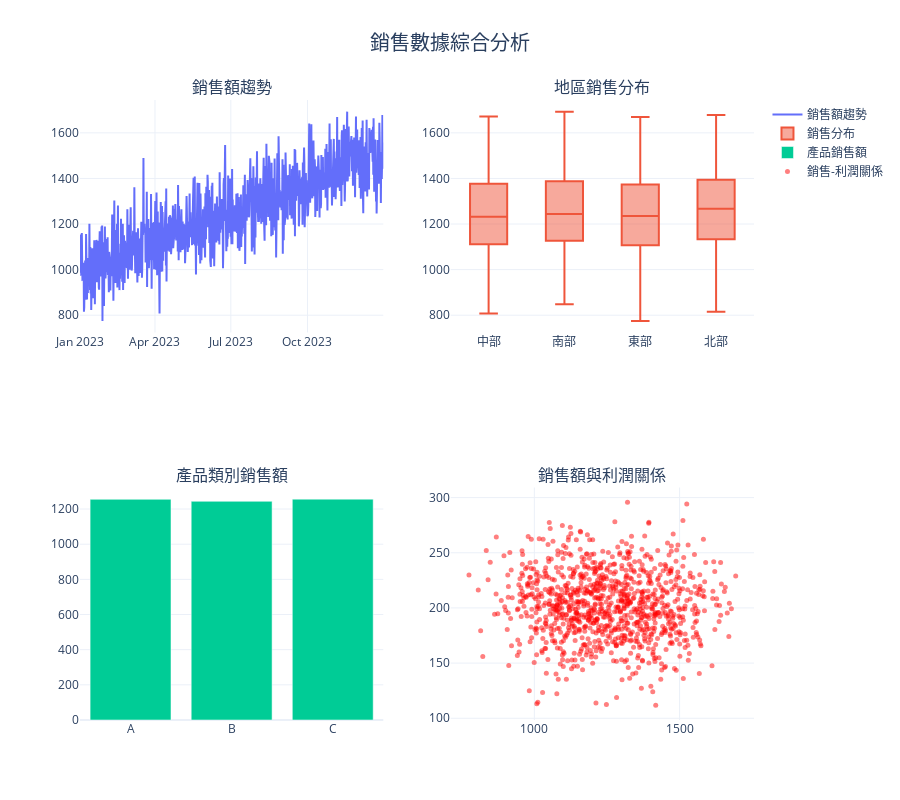

Notebook code for this chart:
### Markdown cell above
## 3. 組合圖表

### Code cell
def combined_charts():
    """創建組合圖表"""
    # 創建子圖
    fig = make_subplots(
        rows=2, cols=2,
        subplot_titles=('銷售額趨勢', '地區銷售分布',
                       '產品類別銷售額', '銷售額與利潤關係'),
        specs=[[{"type": "scatter"}, {"type": "box"}],
               [{"type": "bar"}, {"type": "scatter"}]]
    )
    
    # 1. 銷售額趨勢
    daily_sales = df.groupby('日期')['銷售額'].mean()
    fig.add_trace(
        go.Scatter(x=daily_sales.index, y=daily_sales.values,
                  mode='lines', name='銷售額趨勢'),
        row=1, col=1
    )
    
    # 2. 地區銷售分布
    fig.add_trace(
        go.Box(x=df['地區'], y=df['銷售額'], name='銷售分布'),
        row=1, col=2
    )
    
    # 3. 產品類別銷售額
    product_sales = df.groupby('產品類別')['銷售額'].mean()
    fig.add_trace(
        go.Bar(x=product_sales.index, y=product_sales.values,
               name='產品銷售額'),
        row=2, col=1
    )
    
    # 4. 銷售額與利潤關係
    fig.add_trace(
        go.Scatter(x=df['銷售額'], y=df['利潤'], mode='markers',
                  marker=dict(size=5, color='red', opacity=0.5),
                  name='銷售-利潤關係'),
        row=2, col=2
    )
    
    # 更新布局
    fig.update_layout(
        height=800,
        title_text='銷售數據綜合分析',
        title_x=0.5,
        title_font_size=20,
        showlegend=True,
        template='plotly_white'
    )
    
    fig.show()

combined_charts()

### Figure 1 — Plotly figure (JSON) as saved in the notebook; plotly's stock layout.template omitted (floating-point values rounded to 4 significant figures; data arrays with more than 128 entries replaced by an {"elided": "..."} marker saying what was removed)
{"data": [{"mode": "lines", "name": "銷售額趨勢", "type": "scatter", "x": {"elided": "1000 str values"}, "xaxis": "x", "y": {"elided": "1000 float values"}, "yaxis": "y"}, {"name": "銷售分布", "type": "box", "x": {"elided": "1000 str values"}, "xaxis": "x2", "y": {"elided": "1000 float values"}, "yaxis": "y2"}, {"name": "產品銷售額", "type": "bar", "x": ["A", "B", "C"], "xaxis": "x3", "y": [1255.0, 1244.0, 1256.0], "yaxis": "y3"}, {"marker": {"color": "red", "opacity": 0.5, "size": 5}, "mode": "markers", "name": "銷售-利潤關係", "type": "scatter", "x": {"elided": "1000 float values"}, "xaxis": "x4", "y": {"elided": "1000 float values"}, "yaxis": "y4"}], "layout": {"annotations": [{"font": {"size": 16}, "showarrow": false, "text": "銷售額趨勢", "x": 0.225, "xanchor": "center", "xref": "paper", "y": 1, "yanchor": "bottom", "yref": "paper"}, {"font": {"size": 16}, "showarrow": false, "text": "地區銷售分布", "x": 0.775, "xanchor": "center", "xref": "paper", "y": 1, "yanchor": "bottom", "yref": "paper"}, {"font": {"size": 16}, "showarrow": false, "text": "產品類別銷售額", "x": 0.225, "xanchor": "center", "xref": "paper", "y": 0.375, "yanchor": "bottom", "yref": "paper"}, {"font": {"size": 16}, "showarrow": false, "text": "銷售額與利潤關係", "x": 0.775, "xanchor": "center", "xref": "paper", "y": 0.375, "yanchor": "bottom", "yref": "paper"}], "height": 800, "showlegend": true, "title": {"font": {"size": 20}, "text": "銷售數據綜合分析", "x": 0.5}, "xaxis": {"anchor": "y", "domain": [0, 0.45]}, "xaxis2": {"anchor": "y2", "domain": [0.55, 1]}, "xaxis3": {"anchor": "y3", "domain": [0, 0.45]}, "xaxis4": {"anchor": "y4", "domain": [0.55, 1]}, "yaxis": {"anchor": "x", "domain": [0.625, 1]}, "yaxis2": {"anchor": "x2", "domain": [0.625, 1]}, "yaxis3": {"anchor": "x3", "domain": [0, 0.375]}, "yaxis4": {"anchor": "x4", "domain": [0, 0.375]}}}
